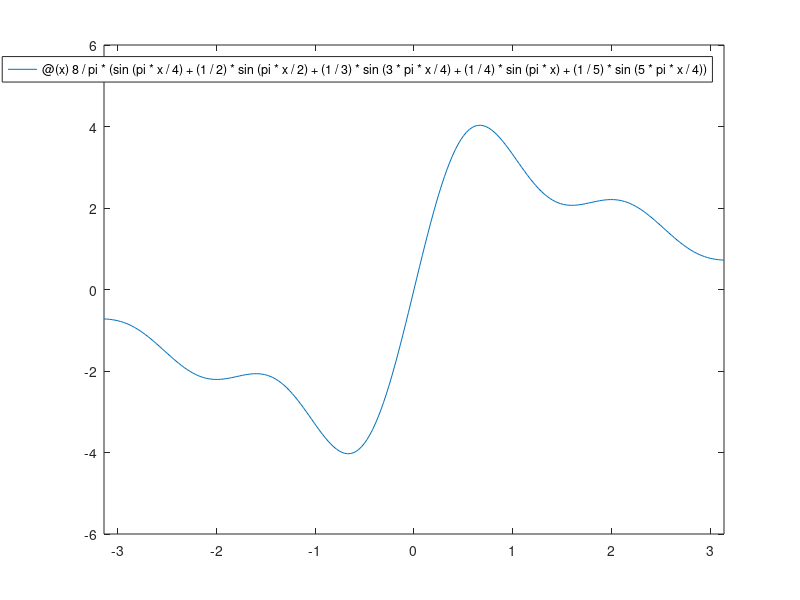
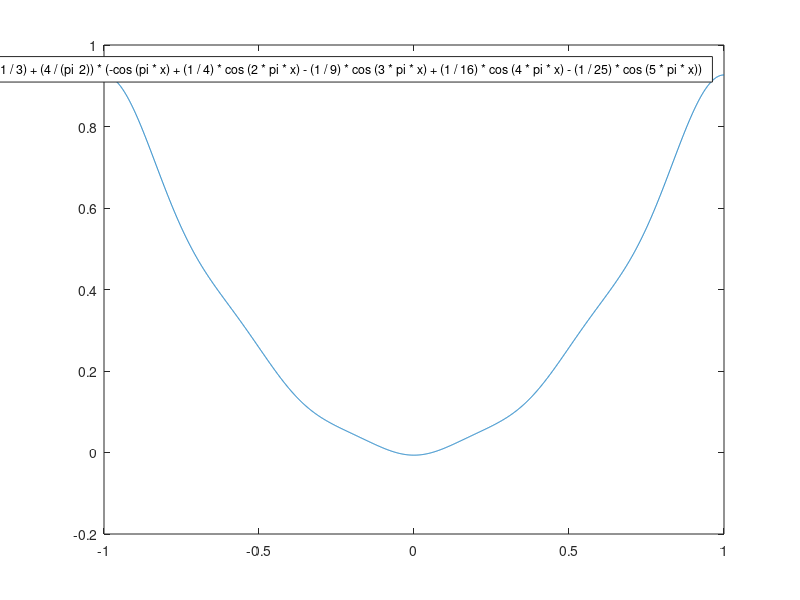
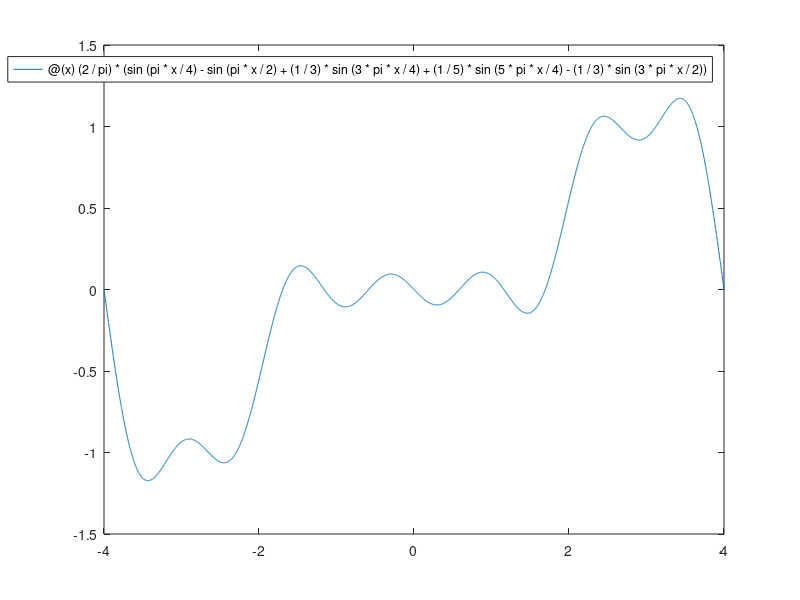
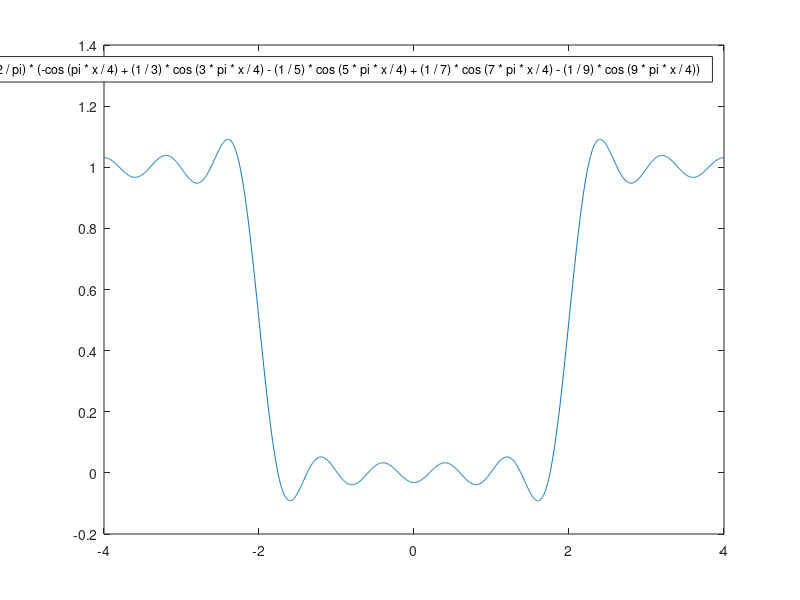

Recreate these plots in MATLAB, in order.
%{
P491 10.
f(x) = 
    4 - x, if 0 < x < 4
    -4 - x, if -4 < x < 0
for -4 < x < 4, p=4
%}
fn1 = @(x) 8/pi * (sin(pi*x/4) + (1/2) * sin(pi*x/2) + (1/3) * sin(3*pi*x/4) + (1/4) * sin(pi*x) + (1/5) * sin(5*pi*x/4));
f1 = figure;
figure(f1);
fplot(fn1, [-pi, pi])
saveas(gcf,'plot_subject10.png')

%{
P491 11.
f(x) = x^2, -1 < x < 1, p=2
%}
fn2 = @(x) (1/3) + (4/(pi^2)) * (-cos(pi*x) + (1/4) * cos(2*pi*x) - (1/9) * cos(3*pi*x) + (1/16) * cos(4*pi*x) - (1/25) * cos(5*pi*x));
f2 = figure;
figure(f2);
fplot(fn2, [-1, 1])
saveas(gcf,'plot_subject11.png')

%{
P491 24.
f(x) = 
    1, if 2 < x < 4
    0, if 0 < x < 2
for -4 < x < 4, p=4 (Half Wave)
%}
fn24_odd = @(x) (2/pi) * (sin(pi*x/4) - sin(pi*x/2) + (1/3) * sin(3*pi*x/4) + (1/5) * sin(5*pi*x/4) - (1/3) * sin(3*pi*x/2));
f24_odd = figure;
figure(f24_odd);
fplot(fn24_odd, [-4, 4])
saveas(gcf,'plot_subject24_odd.png')

fn24_even = @(x) 1/2 + (2/pi) * (-cos(pi*x/4) + (1/3) * cos(3*pi*x/4) - (1/5) * cos(5*pi*x/4) + (1/7) * cos(7*pi*x/4) - (1/9) * cos(9*pi*x/4));
f24_even = figure;
figure(f24_even);
fplot(fn24_even, [-4, 4])
saveas(gcf,'plot_subject24_even.png')

